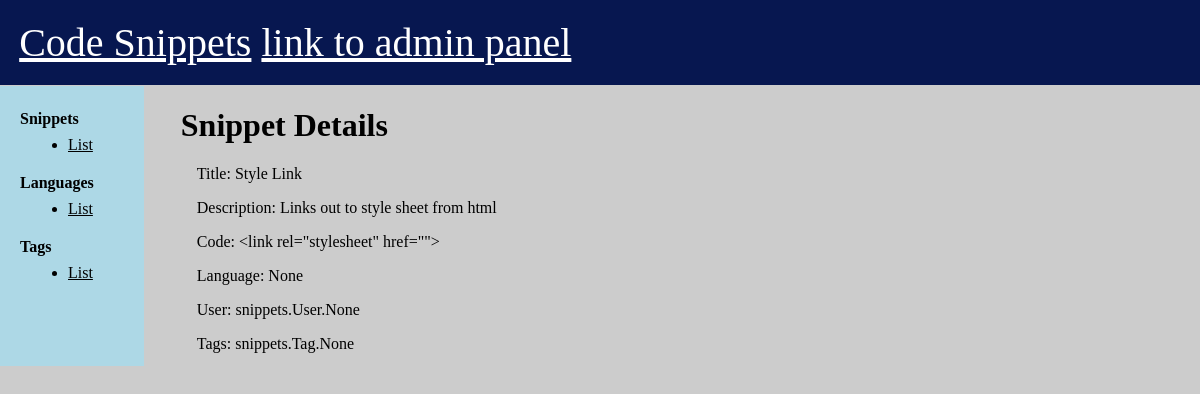
Page /snippets/3 on the earlier database version.
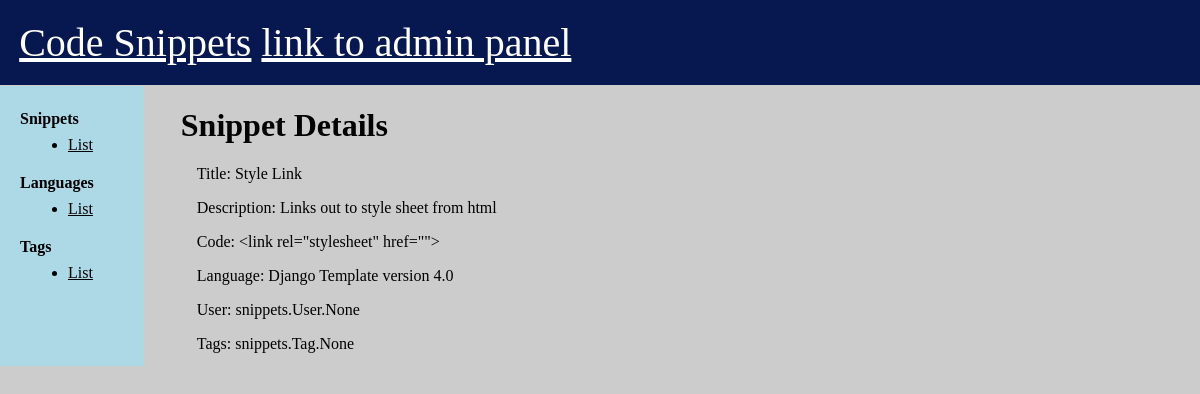
Same page on the later database version.
### snippets/models.py (models this page shows, shortened)
class Snippet(models.Model):
    title = models.CharField(max_length=255, default='')
    description = models.CharField(max_length=512, default='', blank=True)
    code = models.TextField()
    language = models.ForeignKey(
        'Language', on_delete=models.CASCADE, related_name='snippets', blank=True, null=True)
    user = models.ManyToManyField(
        'User', related_name='snippets')
    created_at = models.DateTimeField(auto_now_add=True)
    tag = models.ManyToManyField('Tag', related_name='snippets', blank=True)

class Language(models.Model):
    name = models.CharField(max_length=255)
    version = models.FloatField(blank=True, null=True)
    def __str__(self):
        return f'{self.name} version {self.version}'

### snippets/views.py (the view)
# urls.py: path('snippets/<int:pk>', views.detail_snippet, name='detail_snippet'),
def detail_snippet(request, pk):
    snippet = get_object_or_404(Snippet, pk=pk)
    return render(request, 'snippets/detail_snippet.html', {"snippet": snippet})

### templates/snippets/detail_snippet.html (shortened to what this page needs)
{% extends 'base.html' %}
{% block content %}
    <h1>
        Snippet Details
    </h1>
    <div class="details">
        <p>Title: {{ snippet.title }}</p>
        <p>Description: {{ snippet.description }}</p>
        <p>Code: {{ snippet.code }}</p>
        <p>Language: {{ snippet.language }}</p>
        <p>User: {{ snippet.user }}</p>
        <p>Tags: {{ snippet.tag }}</p>
    </div>
{% endblock content %}

Differences in the rows shown:
changed Snippet "Style Link": language "None" → "Django Template version 4.0"
